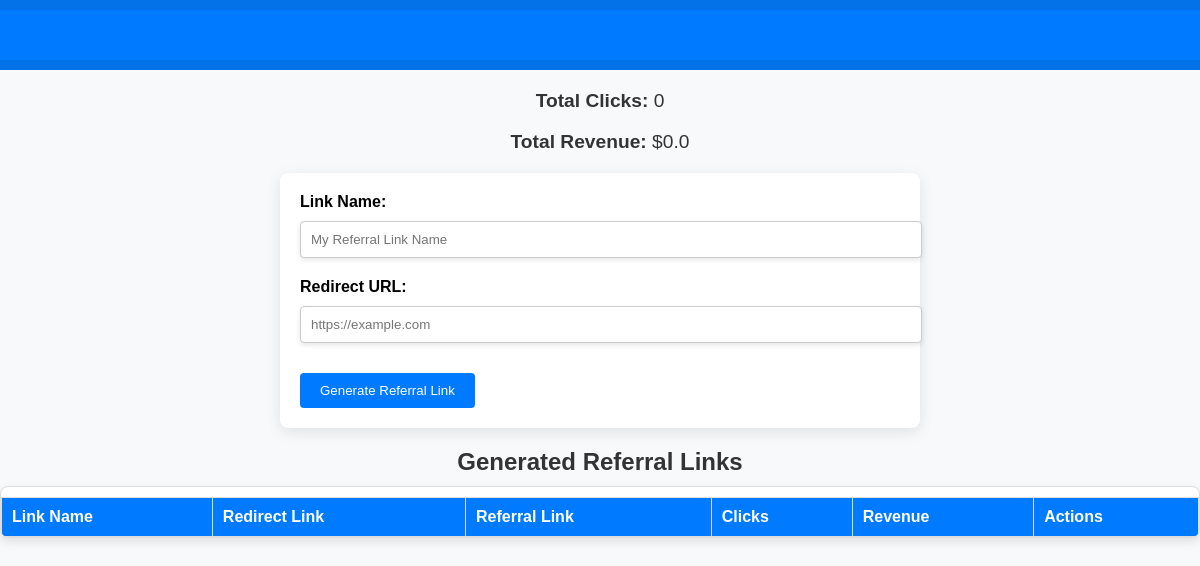
Before: / with the older database file.
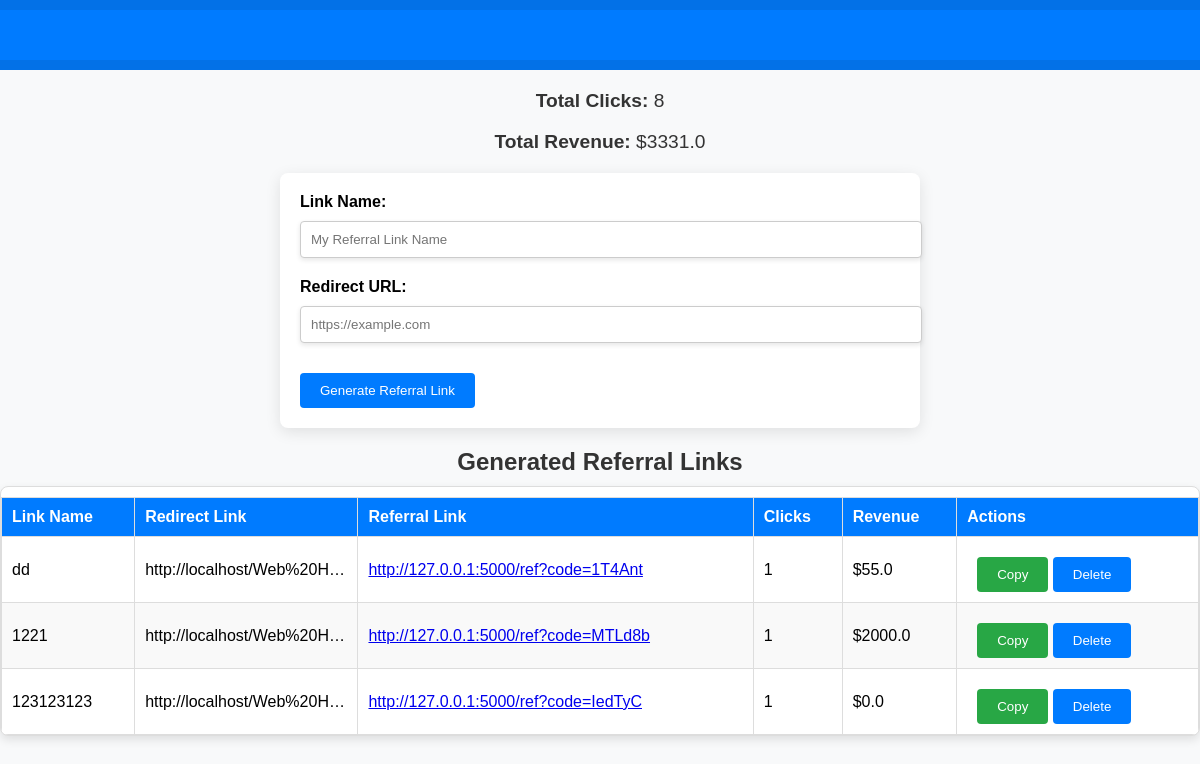
After: the same page with the newer database file.
### app.py (models this page shows)
class GlobalStats(db.Model):
    id = db.Column(db.Integer, primary_key=True)
    total_clicks = db.Column(db.Integer, default=0)
    total_revenue = db.Column(db.Float, default=0.0)

class Referral(db.Model):
    id = db.Column(db.Integer, primary_key=True)
    link_name = db.Column(db.String(150), nullable=False)  # New field for link name
    redirect_link = db.Column(db.String(150), nullable=False)
    referral_link = db.Column(db.String(150), unique=True, nullable=False)
    click_count = db.Column(db.Integer, default=0)
    income = db.Column(db.Float, default=0.0)

### app.py (the view)
@app.route('/')
def dashboard():
    referrals = Referral.query.all()
    stats = GlobalStats.query.first()
    if not stats:
        stats = GlobalStats(total_clicks=0, total_revenue=0.0)
        db.session.add(stats)
        db.session.commit()
    return render_template('dashboard.html', referrals=referrals, stats=stats)

### templates/dashboard.html (shortened to what this page needs)
<!DOCTYPE html>
<html lang="en">
<head>
</head>
<body>
  <div class="supertop-border">
    <div class="top-border">
    </div>
</div>
    <div class="stats">
        <p><strong>Total Clicks:</strong> {{ stats.total_clicks }}</p>
        <p><strong>Total Revenue:</strong> ${{ stats.total_revenue | round(2) }}</p>
    </div>
    <div class="form-container">
        <form action="/generate" method="POST">
            <div class="form-group">
                <label for="link_name">Link Name:</label>
                <input type="text" id="link_name" name="link_name" placeholder="My Referral Link Name" required>
            </div>
            <div class="form-group">
                <label for="redirect_link">Redirect URL:</label>
                <input type="url" id="redirect_link" name="redirect_link" placeholder="https://example.com" required>
            </div>
            <button type="submit">Generate Referral Link</button>
        </form>
    </div>
    <h2>Generated Referral Links</h2>
    <div class="referral-container">
        <table>
            <thead>
                <tr>
                    <th>Link Name</th>
                    <th>Redirect Link</th>
                    <th>Referral Link</th>
                    <th>Clicks</th>
                    <th>Revenue</th>
                    <th>Actions</th>
                </tr>
            </thead>
            <tbody>
                {% for referral in referrals %}
                <tr>
                    <td>{{ referral.link_name }}</td>
                    <td class="truncated">{{ referral.redirect_link }}</td>
                    <td>
                        <a href="{{ referral.referral_link }}" target="_blank">{{ referral.referral_link }}</a>
                    </td>
                    <td>{{ referral.click_count }}</td>
                    <td>${{ referral.income | round(2) }}</td>
                    <td>
                        <button class="copy-button" onclick="copyToClipboard('{{ referral.referral_link }}')">Copy</button>
                        <form action="/delete/{{ referral.id }}" method="POST" style="display:inline;">
                            <button type="submit" onclick="return confirm('Are you sure you want to delete this referral link?');">Delete</button>
                        </form>
                    </td>
                </tr>
                {% endfor %}
            </tbody>
        </table>
    </div>
</body>
</html>

### templates/dashboard.html (style rules this page uses)
body { font-family: Arial, sans-serif; margin: 0; background-color: #f8f9fa; }
h1, h2 { color: #333; text-align: center; margin-bottom: 10px; }
.supertop-border { height: 70px; background-color: #0371e7; width: 100%; display: flex; align-items: center; margin: 0; padding: 0; box-sizing: border-box; }
.top-border { height: 50px; background-color: #007bff; display: flex; align-items: center; width: 100%; }
.stats { margin: 20px 0; text-align: center; font-size: 1.2em; color: #333; }
.form-container { margin-bottom: 20px; padding: 20px; background-color: white; border-radius: 8px; box-shadow: 0 4px 15px rgba(0, 0, 0, 0.1); max-width: 600px; margin: 0 auto; }
.form-group { margin-bottom: 15px; display: flex; flex-direction: column; align-items: stretch; }
label { margin-bottom: 5px; font-weight: bold; }
input[type="url"], input[type="text"] { width: 100%; padding: 10px; margin: 5px 0; border: 1px solid #ccc; border-radius: 4px; box-shadow: 0 2px 5px rgba(0, 0, 0, 0.1); }
button { padding: 10px 20px; background-color: #007bff; color: white; border: none; border-radius: 4px; cursor: pointer; margin-top: 10px; transition: background-color 0.3s; }
.copy-button { background-color: #28a745; margin-left: 10px; }
.referral-container { max-height: 400px; overflow-y: auto; margin: 0 auto; padding: 0; border: 1px solid #ddd; border-radius: 8px; background-color: white; box-shadow: 0 4px 10px rgba(0, 0, 0, 0.1); }
table { width: 100%; border-collapse: collapse; margin-top: 10px; }
table, th, td { border: 1px solid #ddd; }
th, td { padding: 10px; text-align: left; }
th { background-color: #007bff; color: white; position: sticky; top: 0; z-index: 10; }
tr:nth-child(even) { background-color: #f9f9f9; }
.truncated { overflow: hidden; text-overflow: ellipsis; white-space: nowrap; max-width: 150px; }

Changed rows visible on the page:
changed GlobalStats: total_clicks "0" → "8"; total_revenue "0.0" → "3331.0"
added Referral: link_name "dd", redirect_link "http://localhost/Web%20H…", referral_link "http://127.0.0.1:5000/ref?code=1T4Ant", click_count "1", income "55.0"
added Referral: link_name "1221", redirect_link "http://localhost/Web%20H…", referral_link "http://127.0.0.1:5000/ref?code=MTLd8b", click_count "1", income "2000.0"
added Referral: link_name "123123123", redirect_link "http://localhost/Web%20H…", referral_link "http://127.0.0.1:5000/ref?code=IedTyC", click_count "1", income "0.0"
